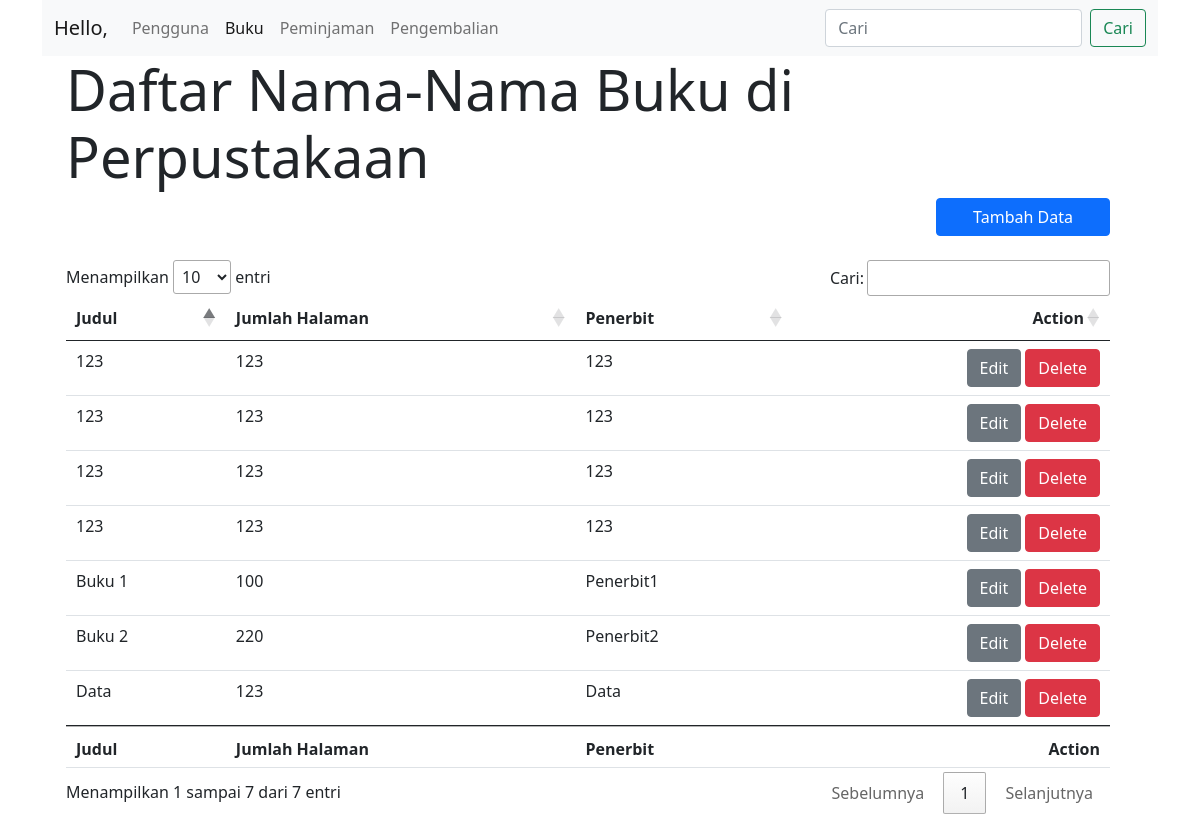
The page /buku on the database as committed earlier.
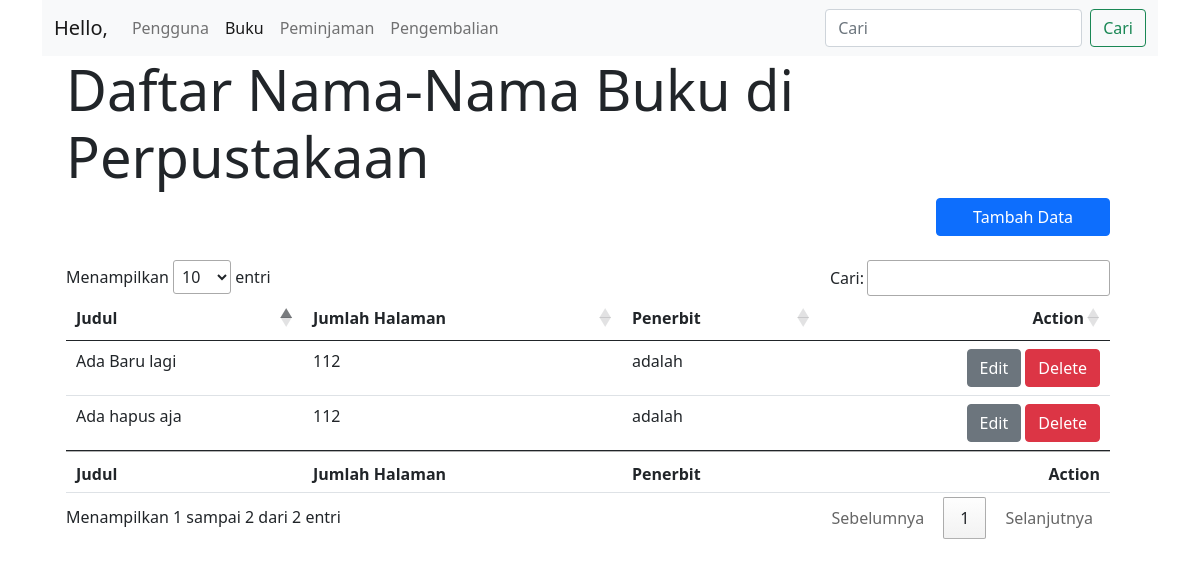
The same page on the database as committed later.
### bukus/models.py (models this page shows, shortened)
class Buku(models.Model):
    id = models.AutoField(primary_key=True,)
    judul = models.CharField('Judul', max_length=30)
    jumlah_halaman = models.IntegerField('Jumlah Halaman')
    penerbit = models.CharField('Penerbit', max_length=30)

### bukus/views.py (the view)
# urls.py: path('', views.home, name='index'),
def index(request):
    buku = Buku.objects.all()
    return render(request, 'index.html', {'buku':buku})

### bukus/templates/index.html (shortened to what this page needs)
{% extends "base.html" %}
{% load i18n static %}
{% block head %}
<link rel="stylesheet" type="text/css" href="//cdn.datatables.net/1.10.12/css/jquery.dataTables.css">
{% endblock %}
{% block content %}
<div class="container row">
    <h1 class="display-4">Daftar Nama-Nama Buku di Perpustakaan</h1>
    <div class="col">
        <button type="button" class="btn btn-primary col-lg-2 col-sm-12 float-end" data-bs-toggle="modal"
            data-bs-target="#tambahData">Tambah Data</button>
    </div>
    <div>
        <br />
        <table class="table datatable">
            <thead>
                <tr>
                    <th>Judul</th>
                    <th>Jumlah Halaman</th>
                    <th>Penerbit</th>
                    <th class="text-end">Action</th>
                </tr>
            </thead>
            <tbody>
                {% for data in buku %}
                <tr>
                    <td>{{ data.judul }}</td>
                    <td>{{ data.jumlah_halaman }}</td>
                    <td>{{ data.penerbit }}</td>
                    <td class="list-inline text-end">
                        <a href="/buku/edit/{{ data.id }}" class="btn btn-secondary">Edit</a>
                        <a href="/buku/delete/{{ data.id }}" class="btn btn-danger">Delete</a></td>
                </tr>
                {% endfor %}
            </tbody>
            <tfoot>
                <tr>
                    <th>Judul</th>
                    <th>Jumlah Halaman</th>
                    <th>Penerbit</th>
                    <th class="text-end">Action</th>
                </tr>
            </tfoot>
        </table>
    </div>
</div>
{% endblock %}

### bukus/templates/base.html (shortened to what this page needs)
{% load i18n %}
<!doctype html>
<html lang="en">
<head>
    <link href="https://cdn.jsdelivr.net/npm/bootstrap@5.0.0-beta2/dist/css/bootstrap.min.css" rel="stylesheet"
>
    {% block head %}{% endblock %}
</head>
<body>
    <div class="container">
        <nav class="navbar navbar-expand-lg navbar-light bg-light">
            <div class="container-fluid">
                <a class="navbar-brand" href="//{{ request.get_host }}">Hello,</a>
                <div class="collapse navbar-collapse" id="navbarSupportedContent">
                    <ul class="navbar-nav me-auto mb-2 mb-lg-0">
                        <li class="nav-item">
                            <a class="nav-link" aria-current="page"
                                href="//{{ request.get_host }}/pengguna">Pengguna</a>
                        </li>
                        <li class="nav-item">
                            <a class="nav-link {% if request.get_full_path == '/buku' %}active{% endif %}" aria-current="page" href="//{{ request.get_host }}/buku">Buku</a>
                        </li>
                        <li class="nav-item">
                            <a class="nav-link" aria-current="page"
                                href="//{{ request.get_host }}/peminjaman">Peminjaman</a>
                        </li>
                        <li class="nav-item">
                            <a class="nav-link" aria-current="page"
                                href="//{{ request.get_host }}/pengembalian">Pengembalian</a>
                        </li>
                    </ul>
                    <form class="d-flex">
                        <input class="form-control me-2" type="search" placeholder="Cari" aria-label="Cari">
                        <button class="btn btn-outline-success" type="submit">Cari</button>
                    </form>
                </div>
            </div>
        </nav>
        {% block content %}{% endblock %}
    </div>
</body>
</html>

Rows that differ between the two databases and show on the page:
removed Buku: judul "Buku 1", jumlah_halaman "100", penerbit "Penerbit1"
removed Buku: judul "Buku 2", jumlah_halaman "220", penerbit "Penerbit2"
removed Buku: judul "123", jumlah_halaman "123", penerbit "123"
removed Buku: judul "123", jumlah_halaman "123", penerbit "123"
removed Buku: judul "123", jumlah_halaman "123", penerbit "123"
removed Buku: judul "123", jumlah_halaman "123", penerbit "123"
removed Buku: judul "Data", jumlah_halaman "123", penerbit "Data"
added Buku: judul "Ada hapus aja", jumlah_halaman "112", penerbit "adalah"
added Buku: judul "Ada Baru lagi", jumlah_halaman "112", penerbit "adalah"
Other text that changed with them:
text written by a page script: "Menampilkan entri Cari: Menampilkan 1 sampai 7 dari 7 entri Sebelumnya 1 Selanjutnya" → "Menampilkan entri Cari: Menampilkan 1 sampai 2 dari 2 entri Sebelumnya 1 Selanjutnya"
